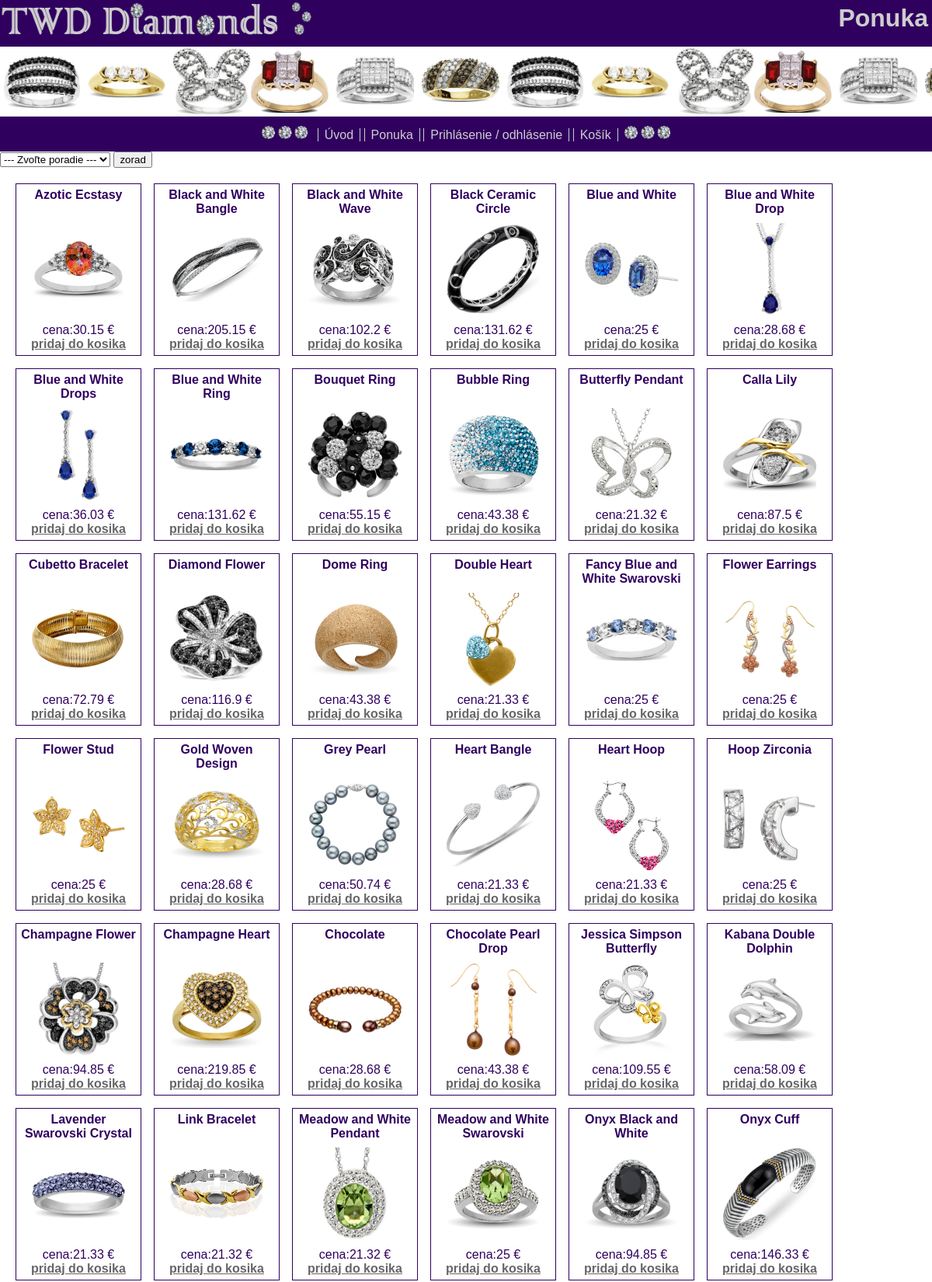
Page /ponuka.php (signed in, upper part) on the committed database.
### tables this page shows
CREATE TABLE `sperky_produkty` (
  `kod` smallint(6) NOT NULL,
  `nazov` varchar(30) NOT NULL,
  `popis` varchar(200) NOT NULL,
  `cena` float NOT NULL,
  `id_kat` tinyint(4) NOT NULL
);

### ponuka.php (the view, shortened to what this page needs)
<?php
include('hlavicka.php');
include('navigacia.php');
include('db.php');
?>
<form method="post">
<select name="tovar" id="tovar">
		<option value=''>--- Zvoľte poradie ---</option>
</select>
<input type="submit" name="poradie" id='poradie' value="zorad">
</form>
<?php
$sql = "SELECT * FROM `sperky_produkty`";
$mysqli->query("SET CHARACTER SET 'utf8'");
if (isset($_POST['tovar'])){
	if (($_POST['tovar'] == 'cenaASC')){
		$sql .= " ORDER BY `cena` ASC";
}
	if (($_POST['tovar'] == 'cenaDSC')){
		$sql .= " ORDER BY `cena` DESC";
	}
	if (($_POST['tovar'] == 'menoDSC')){
		$sql .= " ORDER BY `nazov` DESC";
		}
	if (($_POST['tovar'] == 'menoASC')){
		$sql .= " ORDER BY `nazov` ASC";
		}
	else{
		echo 'nieco sa pokazilo';
	}
}
else{
	$sql .= " ORDER BY `nazov` ASC";
}
?>
<section>
<?php
if ($_SESSION['user'] != 'admin' && (isset($_SESSION['user']))){
	if ($result = $mysqli->query($sql)) {
		while ($row = $result->fetch_assoc()) {
			echo '<figure>';
			echo '<figcaption>' . $row['nazov'] . '</figcaption>';
			echo '<img src="foto/' . $row['kod'] . '.png" alt="' . $row['nazov'] . '" width="130" height="130">';
			echo '<p>cena:' . $row['cena'] . ' &euro;</p>';
			echo '<a href="kosik.php?id=' . $row['kod'] .'">pridaj do kosika</a>';
			echo '</figure>';
		}
	}
}
?>
</section>
<?php include('paticka.php'); ?>

### styly.css (style rules this page uses)
body { background-color: #FFFFFF; background-image: url(obrazky/prstene2.png); background-position: left 60px; background-repeat: repeat-x; font-family: Tahoma, Verdana, Arial, Helvetica, sans-serif; color: rgb(48,0,95); margin: 0; }
section { padding: 1%; }
section a { color: #666; font-weight: bold; }
section figure { margin: 0.5em; padding: 5px; text-align: center; float: left; width: 150px; border: 1px solid rgb(48,0,95); }
figure p { clear: both; margin: 0; }
section figcaption { font-weight: bold; height: 40px; overflow: hidden; }

### rows in the picture
sperky_produkty: nazov "Azotic Ecstasy", shows a picture, cena "30.15"
sperky_produkty: nazov "Black and White Bangle", shows a picture, cena "205.15"
sperky_produkty: nazov "Black and White Wave", shows a picture, cena "102.2"
sperky_produkty: nazov "Black Ceramic Circle", shows a picture, cena "131.62"
sperky_produkty: nazov "Blue and White", shows a picture, cena "25"
sperky_produkty: nazov "Blue and White Drop", shows a picture, cena "28.68"
sperky_produkty: nazov "Blue and White Drops", shows a picture, cena "36.03"
sperky_produkty: nazov "Blue and White Ring", shows a picture, cena "131.62"
sperky_produkty: nazov "Bouquet Ring", shows a picture, cena "55.15"
sperky_produkty: nazov "Bubble Ring", shows a picture, cena "43.38"
sperky_produkty: nazov "Butterfly Pendant", shows a picture, cena "21.32"
sperky_produkty: nazov "Calla Lily", shows a picture, cena "87.5"
sperky_produkty: nazov "Cubetto Bracelet", shows a picture, cena "72.79"
sperky_produkty: nazov "Diamond Flower", shows a picture, cena "116.9"
sperky_produkty: nazov "Dome Ring", shows a picture, cena "43.38"
sperky_produkty: nazov "Double Heart", shows a picture, cena "21.33"
sperky_produkty: nazov "Fancy Blue and White Swarovski", shows a picture, cena "25"
sperky_produkty: nazov "Flower Earrings", shows a picture, cena "25"
sperky_produkty: nazov "Flower Stud", shows a picture, cena "25"
sperky_produkty: nazov "Gold Woven Design", shows a picture, cena "28.68"
sperky_produkty: nazov "Grey Pearl", shows a picture, cena "50.74"
sperky_produkty: nazov "Heart Bangle", shows a picture, cena "21.33"
sperky_produkty: nazov "Heart Hoop", shows a picture, cena "21.33"
sperky_produkty: nazov "Hoop Zirconia", shows a picture, cena "25"
sperky_produkty: nazov "Champagne Flower", shows a picture, cena "94.85"
sperky_produkty: nazov "Champagne Heart", shows a picture, cena "219.85"
sperky_produkty: nazov "Chocolate", shows a picture, cena "28.68"
sperky_produkty: nazov "Chocolate Pearl Drop", shows a picture, cena "43.38"
sperky_produkty: nazov "Jessica Simpson Butterfly", shows a picture, cena "109.55"
sperky_produkty: nazov "Kabana Double Dolphin", shows a picture, cena "58.09"
sperky_produkty: nazov "Lavender Swarovski Crystal", shows a picture, cena "21.33"
sperky_produkty: nazov "Link Bracelet", shows a picture, cena "21.32"
sperky_produkty: nazov "Meadow and White Pendant", shows a picture, cena "21.32"
sperky_produkty: nazov "Meadow and White Swarovski", shows a picture, cena "25"
sperky_produkty: nazov "Onyx Black and White", shows a picture, cena "94.85"
sperky_produkty: nazov "Onyx Cuff", shows a picture, cena "146.33"

### other values in the picture
$titulok "Ponuka"
